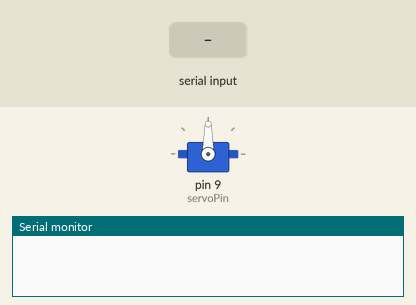
A sketch run on a simulated Arduino Uno, built with avr-gcc and run on an emulated ATmega328P. Shown: servo, the last lines printed to the serial monitor. The test bench sets the inputs (shaded band).

Above: at 1.2 s.
1.3 s: "1" received over the second serial link
At 1.7 s:
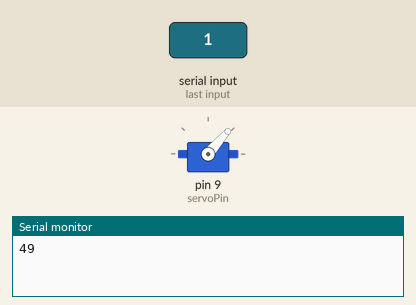
2.8 s: "0" received over the second serial link
At 4.1 s:
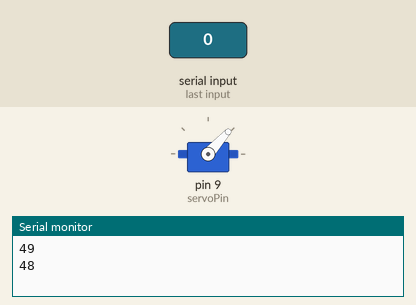
Timing chart, 0 to 5.8 s (numbered marks = the images above; inputs shaded):
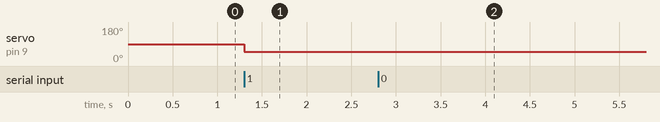

Measured:
- after the input at 1.3 s, servo on pin 9 (servoPin): 90° → 49° at once
- after the input at 2.8 s, servo on pin 9 (servoPin): 49° → 48° at once

The sketch:

Bluetooth_servo.ino
```cpp
#include <SoftwareSerial.h>
#include <Servo.h>

int servoPin = 9;
Servo servo;

// initialize bluetooth
int bluetoothTxPin = 10;
int bluetoothRxPin = 11;
SoftwareSerial bluetooth(bluetoothTxPin, bluetoothRxPin);

int serialBaudRate = 9600;

void setup()

{
  // attach to servo, bluetooth and serial
  servo.attach(servoPin);
  bluetooth.begin(serialBaudRate);

  // logging output, e.g. usb
  Serial.begin(serialBaudRate);
}

void loop()
{
  if (bluetooth.available() > 0 ) // if there is bytes to read in bluetooth serial buffer
  {
    int servopos = bluetooth.read();
    servo.write(servopos);

    // log position to serial output
    Serial.println(servopos);
  }
}
```
